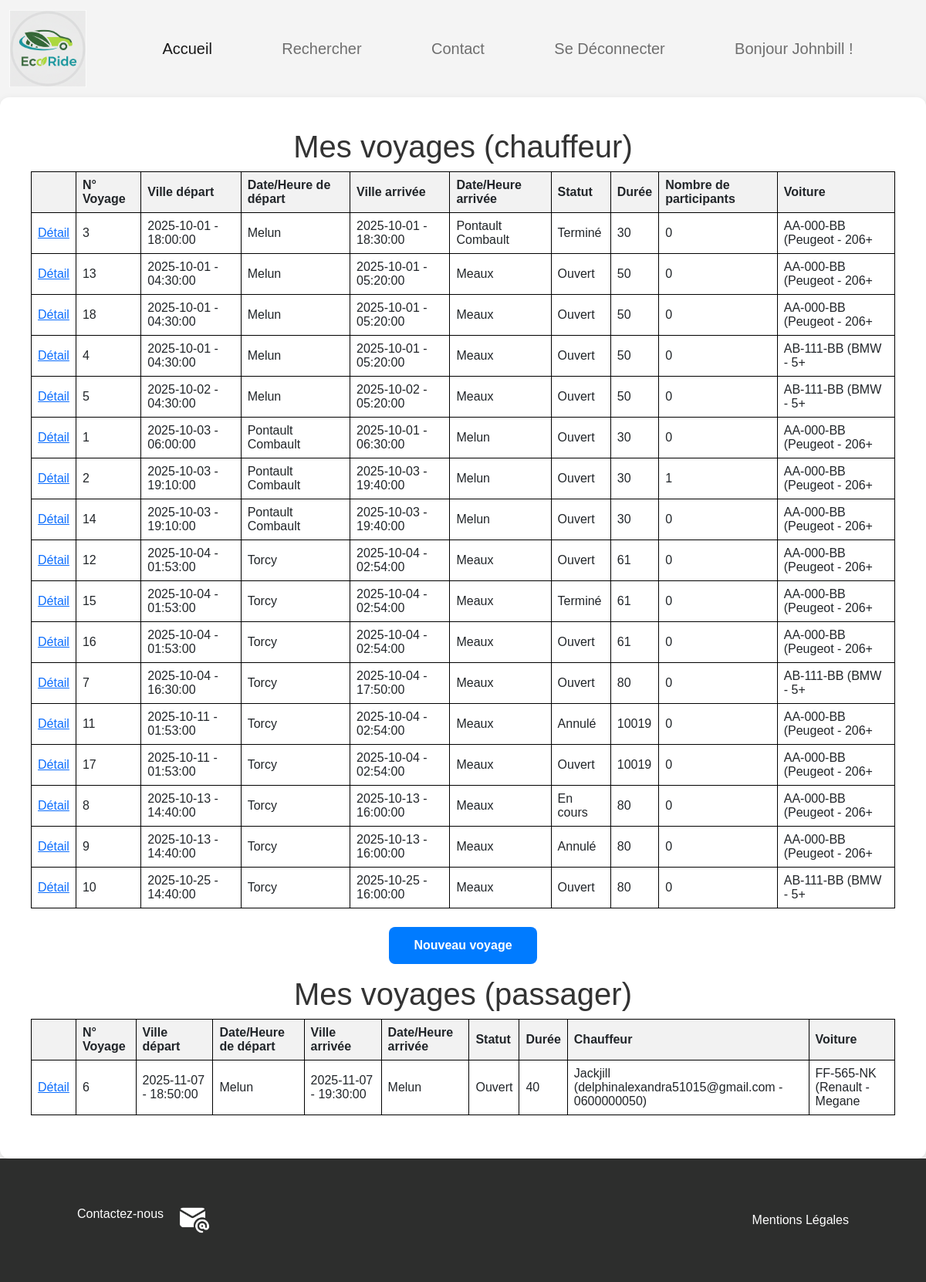
Page /accueil_utilisateur.php (signed in) on the committed database.
### tables this page shows
CREATE TABLE `covoiturage` (
  `Covoiturage_id` int(11) NOT NULL,
  `Date_depart` date NOT NULL,
  `Heure_depart` time NOT NULL,
  `Adresse_depart` varchar(50) NOT NULL,
  `Ville_depart` varchar(50) NOT NULL,
  `Date_arrivee` date NOT NULL,
  `Heure_arrivee` time NOT NULL,
  `Adresse_arrivee` varchar(50) NOT NULL,
  `Ville_arrivee` varchar(50) NOT NULL,
  `Statut` enum('Ouvert','En cours','Terminé','Annulé') NOT NULL DEFAULT 'Ouvert',
  `Nb_place` int(50) NOT NULL,
  `Prix_personne` float NOT NULL,
  `Duree` int(11) NOT NULL,
  `Voiture_id` int(11) NOT NULL
);

CREATE TABLE `voiture` (
  `Voiture_id` int(11) NOT NULL,
  `Nb_place` int(11) NOT NULL,
  `Modele` varchar(50) NOT NULL,
  `Immatriculation` varchar(50) NOT NULL,
  `Energie` enum('Electrique','Essence','Diesel','Hybride') NOT NULL,
  `Couleur` varchar(50) NOT NULL,
  `Date_premiere_immatriculation` date NOT NULL,
  `Ecologique` tinyint(1) NOT NULL DEFAULT 0,
  `Marque` varchar(50) NOT NULL,
  `Utilisateur_id` int(11) NOT NULL
);

CREATE TABLE `utilisateur` (
  `Utilisateur_id` int(11) NOT NULL,
  `Nom` varchar(50) NOT NULL,
  `Prenom` varchar(50) NOT NULL,
  `Email` varchar(50) NOT NULL,
  `Password` varchar(255) NOT NULL,
  `Telephone` varchar(50) NOT NULL,
  `Adresse` varchar(50) NOT NULL,
  `Date_naissance` date NOT NULL,
  `Photo` mediumblob NOT NULL,
  `Pseudo` varchar(50) NOT NULL,
  `Animal_accepte` tinyint(1) NOT NULL DEFAULT 0,
  `Fumeur_accepte` tinyint(1) NOT NULL DEFAULT 0,
  `Autre_preference` text NOT NULL,
  `Credit` int(11) NOT NULL,
  `Statut` enum('Actif','Inactif','Suspendu') NOT NULL,
  `Note` decimal(10,1) NOT NULL
);

### classes/Voyage.php (called while the page is built, shortened)
<?php
class Voyage
{
    public static function loadVoyagesForPassager(int $userId, PDO $pdo): array
    {
        if (($userId != null) && ($userId != "")) {
            $sql = 'SELECT covoiturage.Covoiturage_Id voyageId, Date_depart, Heure_depart, Adresse_depart, Ville_depart, Date_arrivee, Heure_arrivee, Adresse_arrivee, Ville_arrivee, covoiturage.Statut, covoiturage.Nb_place, Prix_personne, Duree, voiture.Voiture_Id, utilisateur.Pseudo nomChauffeur, utilisateur.Email emailChauffeur, utilisateur.Telephone telChauffeur, voiture.Marque marque, voiture.Modele modele, voiture.Immatriculation immatriculation FROM covoiturage JOIN participation ON covoiturage.Covoiturage_Id = participation.Covoiturage_Id JOIN voiture ON voiture.Voiture_id = covoiturage.Voiture_id JOIN utilisateur ON voiture.Utilisateur_id = utilisateur.Utilisateur_id WHERE participation.Utilisateur_Id = ? AND participation.Statut = ? ORDER BY Date_depart DESC';
            $stmt = $pdo->prepare($sql);
            $stmt->execute([$userId, Avis::PARTICIPATION_STATUT_PAYE]);
            $voyages = $stmt->fetchAll(PDO::FETCH_ASSOC);
            if ($stmt) {
                return $voyages;
            }
        }
        return [];
    }
    public static function loadVoyagesForChauffeur(int $userId, PDO $pdo): array
    {
        if (($userId != null) && ($userId != "")) {
            $sql = 'SELECT covoiturage.Covoiturage_Id voyageId, Date_depart, Heure_depart, Adresse_depart, Ville_depart, Date_arrivee, Heure_arrivee, Adresse_arrivee, Ville_arrivee, covoiturage.Statut, covoiturage.Nb_place, Prix_personne, Duree, voiture.Voiture_Id, utilisateur.Pseudo nomChauffeur, utilisateur.Email emailChauffeur, utilisateur.Telephone telChauffeur, voiture.Marque marque, voiture.Modele modele, voiture.Immatriculation immatriculation, count(participation.Utilisateur_id) nbParticipants FROM covoiturage LEFT JOIN participation ON covoiturage.Covoiturage_Id = participation.Covoiturage_Id AND participation.Statut = ? JOIN voiture ON voiture.Voiture_id = covoiturage.Voiture_id JOIN utilisateur ON voiture.Utilisateur_id = utilisateur.Utilisateur_id WHERE voiture.Utilisateur_Id = ? GROUP BY covoiturage.Covoiturage_Id ORDER BY Date_depart';
            $stmt = $pdo->prepare($sql);
            $stmt->execute([Avis::PARTICIPATION_STATUT_PAYE, $userId]);
            $voyages = $stmt->fetchAll(PDO::FETCH_ASSOC);
            if ($stmt) {
                if (count($voyages) > 0) {
                    if ($voyages[0]['voyageId'] != null) {
                        return $voyages;
                    }
                }
            }
        }
        return [];
    }
}
?>

### accueil_utilisateur.php (the view, shortened to what this page needs)
<?php include 'imports.php' ?>
<?php
if (isset($_SESSION['id']) || isset($_SESSION['role'])) {
    $voyagesPassager = Voyage::loadVoyagesForPassager($_SESSION['id'], $pdo);
    $voyagesChauffeur = Voyage::loadVoyagesForChauffeur($_SESSION['id'], $pdo);
    $userIsPassager = false;
    $userIsChauffeur = false;
    if (str_contains($_SESSION['role'], Utilisateur::USER_ROLE_PASSAGER)) {
        $userIsPassager = true;
    }
    if (str_contains($_SESSION['role'], Utilisateur::USER_ROLE_CHAUFFEUR)) {
        $userIsChauffeur = true;
    }
}
?>
<?php include 'html.php' ?>
<head>
    <?php include 'head.php' ?>
</head>
<body>
    <?php include 'header.php' ?>
    <main>
        <div class="liste_voyages_container">
            <form action="traitement.php" method="post">
                <?php if ($userIsChauffeur): ?>
                    <h1>Mes voyages (chauffeur)</h1>
                    <?php if (isset($voyagesChauffeur) && (!empty($voyagesChauffeur))): ?>
                        <table>
                            <thead>
                                <tr>
                                    <th></th>
                                    <th>N° Voyage</th>
                                    <th>Ville départ</th>
                                    <th>Date/Heure de départ</th>
                                    <th>Ville arrivée</th>
                                    <th>Date/Heure arrivée</th>
                                    <th>Statut</th>
                                    <th>Durée</th>
                                    <th>Nombre de participants</th>
                                    <th>Voiture</th>
                                </tr>
                            </thead>
                            <tbody>
                                <?php
                                if (!empty($voyagesChauffeur)) {
                                    foreach ($voyagesChauffeur as $voyage) {
                                        echo "<tr>";
                                        echo "<td><a href=\"edition_voyage.php?voyageId=" . htmlspecialchars($voyage['voyageId']) . "\">Détail</a></td>";
                                        echo "<td>" . htmlspecialchars($voyage['voyageId']) . "</td>";
                                        echo "<td>" . htmlspecialchars($voyage['Date_depart']) . " - " . htmlspecialchars($voyage['Heure_depart']) . "</td>";
                                        echo "<td>" . htmlspecialchars($voyage['Ville_depart']) . "</td>";
                                        echo "<td>" . htmlspecialchars($voyage['Date_arrivee']) . " - " . htmlspecialchars($voyage['Heure_arrivee']) . "</td>";
                                        echo "<td>" . htmlspecialchars($voyage['Ville_arrivee']) . "</td>";
                                        echo "<td>" . htmlspecialchars($voyage['Statut']) . "</td>";
                                        echo "<td>" . htmlspecialchars($voyage['Duree']) . "</td>";
                                        echo "<td>" . htmlspecialchars($voyage['nbParticipants']) . "</td>";
                                        echo "<td>" . htmlspecialchars($voyage['immatriculation']) . " (" . htmlspecialchars($voyage['marque']) . " - " . htmlspecialchars($voyage['modele']) . "</td>";
                                        echo "</tr>";
                                    }
                                } else {
                                    echo "<tr><td colspan='10'>Aucun voyage trouvé.</td></tr>";
                                }
                                ?>
                            </tbody>
                        </table>
                        <div class="form-actions">
                            <a href="edition_voyage.php" class="btn btn-primary">Nouveau voyage</a>
                        </div>
                    <?php else: ?>
                        <h6>Aucun voyage trouvé !</h6>
                    <?php endif; ?>
                <?php endif; ?>
                <?php if ($userIsPassager): ?>
                    <h1>Mes voyages (passager)</h1>
                    <?php if (isset($voyagesPassager) && (!empty($voyagesPassager))): ?>
                        <table>
                            <thead>
                                <tr>
                                    <th></th>
                                    <th>N° Voyage</th>
                                    <th>Ville départ</th>
                                    <th>Date/Heure de départ</th>
                                    <th>Ville arrivée</th>
                                    <th>Date/Heure arrivée</th>
                                    <th>Statut</th>
                                    <th>Durée</th>
                                    <th>Chauffeur</th>
                                    <th>Voiture</th>
                                </tr>
                            </thead>
                            <tbody>
                                <?php
                                if (!empty($voyagesPassager)) {
                                    foreach ($voyagesPassager as $voyage) {
                                        echo "<tr>";
                                        echo "<td><a href=\"detail_voyage.php?voyageId=" . htmlspecialchars($voyage['voyageId']) . "\">Détail</a></td>";
                                        echo "<td>" . htmlspecialchars($voyage['voyageId']) . "</td>";
                                        echo "<td>" . htmlspecialchars($voyage['Date_depart']) . " - " . htmlspecialchars($voyage['Heure_depart']) . "</td>";
                                        echo "<td>" . htmlspecialchars($voyage['Ville_depart']) . "</td>";
                                        echo "<td>" . htmlspecialchars($voyage['Date_arrivee']) . " - " . htmlspecialchars($voyage['Heure_arrivee']) . "</td>";
                                        echo "<td>" . htmlspecialchars($voyage['Ville_arrivee']) . "</td>";
                                        echo "<td>" . htmlspecialchars($voyage['Statut']) . "</td>";
                                        echo "<td>" . htmlspecialchars($voyage['Duree']) . "</td>";
                                        echo "<td>" . htmlspecialchars($voyage['nomChauffeur']) . " (" . htmlspecialchars($voyage['emailChauffeur']) . " - " . htmlspecialchars($voyage['telChauffeur']) . ")</td>";
                                        echo "<td>" . htmlspecialchars($voyage['immatriculation']) . " (" . htmlspecialchars($voyage['marque']) . " - " . htmlspecialchars($voyage['modele']) . "</td>";
                                        echo "</tr>";
                                    }
                                } else {
                                    echo "<tr><td colspan='10'>Aucun voyage trouvé.</td></tr>";
                                }
                                ?>
                            </tbody>
                        </table>
                    <?php else: ?>
                        <h6>Aucun voyage trouvé !</h6>
                    <?php endif; ?>
                <?php endif; ?>
            </form>
        </div>
    </main>
    <?php include 'footer.php' ?>
</body>
</html>

### styles/ecoride.css (style rules this page uses)
.btn { padding: 0.75rem 1.5rem; border: none; border-radius: 8px; font-size: 1rem; cursor: pointer; transition: background-color 0.3s, transform 0.2s; font-weight: bold; }
.btn-primary { background-color: #007bff; color: #fff; }
.form-actions { grid-column: 1 / -1; display: flex; justify-content: center; gap: 1rem; margin-top: 1.5rem; }
.btn { padding: 0.75rem 2rem; border: none; border-radius: 8px; font-size: 1rem; font-weight: 700; cursor: pointer; transition: background-color 0.3s, transform 0.2s; }
.liste_voyages_container { background-color: #fff; padding: 2.5rem; border-radius: 12px; box-shadow: 0 4px 12px rgba(0, 0, 0, 0.1); width: 100%; max-width: 1200; text-align: center; box-sizing: border-box; }
table { width: 100%; border-collapse: collapse; }
th, td { border: 1px solid black; padding: 8px; text-align: left; }
th { background-color: #f2f2f2; }
body { font-family: Arial, sans-serif; background-color: #f4f4f4; margin: 0; }
h1 { text-align: center; color: #333; }
form div { margin-bottom: 15px; }

### rows in the picture
covoiturage: Covoiturage_id "3", Date_depart "2025-10-01", Heure_depart "18:00:00", Ville_depart "Melun", Date_arrivee "2025-10-01", Heure_arrivee "18:30:00", Ville_arrivee "Pontault Combault", Statut "Terminé", Duree "30", nbParticipants "0", Voiture.Immatriculation "AA-000-BB", Voiture.Marque "Peugeot", Voiture.Modele "206+"
covoiturage: Covoiturage_id "13", Date_depart "2025-10-01", Heure_depart "04:30:00", Ville_depart "Melun", Date_arrivee "2025-10-01", Heure_arrivee "05:20:00", Ville_arrivee "Meaux", Statut "Ouvert", Duree "50", nbParticipants "0", Voiture.Immatriculation "AA-000-BB", Voiture.Marque "Peugeot", Voiture.Modele "206+"
covoiturage: Covoiturage_id "18", Date_depart "2025-10-01", Heure_depart "04:30:00", Ville_depart "Melun", Date_arrivee "2025-10-01", Heure_arrivee "05:20:00", Ville_arrivee "Meaux", Statut "Ouvert", Duree "50", nbParticipants "0", Voiture.Immatriculation "AA-000-BB", Voiture.Marque "Peugeot", Voiture.Modele "206+"
covoiturage: Covoiturage_id "4", Date_depart "2025-10-01", Heure_depart "04:30:00", Ville_depart "Melun", Date_arrivee "2025-10-01", Heure_arrivee "05:20:00", Ville_arrivee "Meaux", Statut "Ouvert", Duree "50", nbParticipants "0", Voiture.Immatriculation "AB-111-BB", Voiture.Marque "BMW", Voiture.Modele "5+"
covoiturage: Covoiturage_id "5", Date_depart "2025-10-02", Heure_depart "04:30:00", Ville_depart "Melun", Date_arrivee "2025-10-02", Heure_arrivee "05:20:00", Ville_arrivee "Meaux", Statut "Ouvert", Duree "50", nbParticipants "0", Voiture.Immatriculation "AB-111-BB", Voiture.Marque "BMW", Voiture.Modele "5+"
covoiturage: Covoiturage_id "1", Date_depart "2025-10-03", Heure_depart "06:00:00", Ville_depart "Pontault Combault", Date_arrivee "2025-10-01", Heure_arrivee "06:30:00", Ville_arrivee "Melun", Statut "Ouvert", Duree "30", nbParticipants "0", Voiture.Immatriculation "AA-000-BB", Voiture.Marque "Peugeot", Voiture.Modele "206+"
covoiturage: Covoiturage_id "2", Date_depart "2025-10-03", Heure_depart "19:10:00", Ville_depart "Pontault Combault", Date_arrivee "2025-10-03", Heure_arrivee "19:40:00", Ville_arrivee "Melun", Statut "Ouvert", Duree "30", nbParticipants "1", Voiture.Immatriculation "AA-000-BB", Voiture.Marque "Peugeot", Voiture.Modele "206+"
covoiturage: Covoiturage_id "14", Date_depart "2025-10-03", Heure_depart "19:10:00", Ville_depart "Pontault Combault", Date_arrivee "2025-10-03", Heure_arrivee "19:40:00", Ville_arrivee "Melun", Statut "Ouvert", Duree "30", nbParticipants "0", Voiture.Immatriculation "AA-000-BB", Voiture.Marque "Peugeot", Voiture.Modele "206+"
covoiturage: Covoiturage_id "12", Date_depart "2025-10-04", Heure_depart "01:53:00", Ville_depart "Torcy", Date_arrivee "2025-10-04", Heure_arrivee "02:54:00", Ville_arrivee "Meaux", Statut "Ouvert", Duree "61", nbParticipants "0", Voiture.Immatriculation "AA-000-BB", Voiture.Marque "Peugeot", Voiture.Modele "206+"
covoiturage: Covoiturage_id "15", Date_depart "2025-10-04", Heure_depart "01:53:00", Ville_depart "Torcy", Date_arrivee "2025-10-04", Heure_arrivee "02:54:00", Ville_arrivee "Meaux", Statut "Terminé", Duree "61", nbParticipants "0", Voiture.Immatriculation "AA-000-BB", Voiture.Marque "Peugeot", Voiture.Modele "206+"
covoiturage: Covoiturage_id "16", Date_depart "2025-10-04", Heure_depart "01:53:00", Ville_depart "Torcy", Date_arrivee "2025-10-04", Heure_arrivee "02:54:00", Ville_arrivee "Meaux", Statut "Ouvert", Duree "61", nbParticipants "0", Voiture.Immatriculation "AA-000-BB", Voiture.Marque "Peugeot", Voiture.Modele "206+"
covoiturage: Covoiturage_id "7", Date_depart "2025-10-04", Heure_depart "16:30:00", Ville_depart "Torcy", Date_arrivee "2025-10-04", Heure_arrivee "17:50:00", Ville_arrivee "Meaux", Statut "Ouvert", Duree "80", nbParticipants "0", Voiture.Immatriculation "AB-111-BB", Voiture.Marque "BMW", Voiture.Modele "5+"
covoiturage: Covoiturage_id "11", Date_depart "2025-10-11", Heure_depart "01:53:00", Ville_depart "Torcy", Date_arrivee "2025-10-04", Heure_arrivee "02:54:00", Ville_arrivee "Meaux", Statut "Annulé", Duree "10019", nbParticipants "0", Voiture.Immatriculation "AA-000-BB", Voiture.Marque "Peugeot", Voiture.Modele "206+"
covoiturage: Covoiturage_id "17", Date_depart "2025-10-11", Heure_depart "01:53:00", Ville_depart "Torcy", Date_arrivee "2025-10-04", Heure_arrivee "02:54:00", Ville_arrivee "Meaux", Statut "Ouvert", Duree "10019", nbParticipants "0", Voiture.Immatriculation "AA-000-BB", Voiture.Marque "Peugeot", Voiture.Modele "206+"
covoiturage: Covoiturage_id "8", Date_depart "2025-10-13", Heure_depart "14:40:00", Ville_depart "Torcy", Date_arrivee "2025-10-13", Heure_arrivee "16:00:00", Ville_arrivee "Meaux", Statut "En cours", Duree "80", nbParticipants "0", Voiture.Immatriculation "AA-000-BB", Voiture.Marque "Peugeot", Voiture.Modele "206+"
covoiturage: Covoiturage_id "9", Date_depart "2025-10-13", Heure_depart "14:40:00", Ville_depart "Torcy", Date_arrivee "2025-10-13", Heure_arrivee "16:00:00", Ville_arrivee "Meaux", Statut "Annulé", Duree "80", nbParticipants "0", Voiture.Immatriculation "AA-000-BB", Voiture.Marque "Peugeot", Voiture.Modele "206+"
covoiturage: Covoiturage_id "10", Date_depart "2025-10-25", Heure_depart "14:40:00", Ville_depart "Torcy", Date_arrivee "2025-10-25", Heure_arrivee "16:00:00", Ville_arrivee "Meaux", Statut "Ouvert", Duree "80", nbParticipants "0", Voiture.Immatriculation "AB-111-BB", Voiture.Marque "BMW", Voiture.Modele "5+"
covoiturage: Covoiturage_id "6", Date_depart "2025-11-07", Heure_depart "18:50:00", Ville_depart "Melun", Date_arrivee "2025-11-07", Heure_arrivee "19:30:00", Ville_arrivee "Melun", Statut "Ouvert", Duree "40", utilisateur.Pseudo "Jackjill", utilisateur.Email "delphinalexandra51015@gmail.com", utilisateur.Telephone "0600000050", Voiture.Immatriculation "FF-565-NK", Voiture.Marque "Renault", Voiture.Modele "Megane"

### other values in the picture
$_SESSION["username"] "Johnbill"
